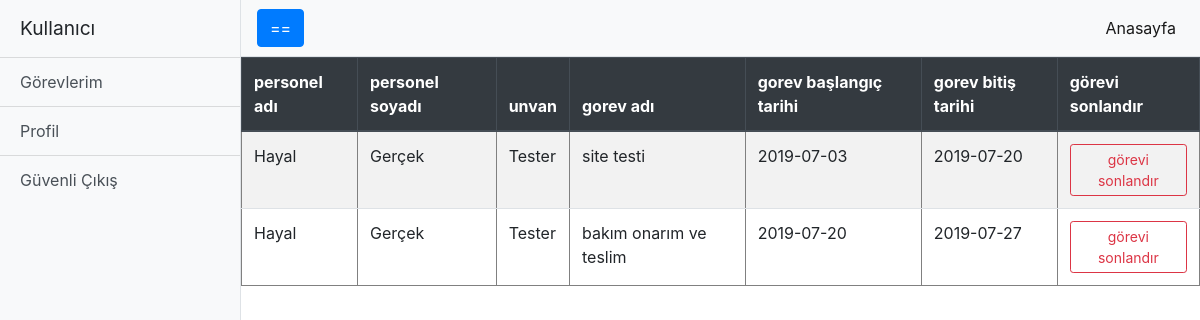
Page /son.php (signed in) on the committed database.
### tables this page shows
CREATE TABLE IF NOT EXISTS `personel_gorev` (
  `p_id` int(11) NOT NULL,
  `gorev_kod` varchar(20) NOT NULL,
  `gorev_gunde_bitti` int(11) DEFAULT NULL,
  `max_gorev_suresi` int(100) DEFAULT NULL,
  `tasarruflu_zaman` int(100) DEFAULT NULL,
  `erken_bitirme_orani` float DEFAULT NULL,
  KEY `personel` (`p_id`),
  KEY `gorev` (`gorev_kod`)
);

CREATE TABLE IF NOT EXISTS `personeller` (
  `p_id` int(11) NOT NULL AUTO_INCREMENT,
  `p_ad` varchar(50) DEFAULT NULL,
  `p_soyad` varchar(50) DEFAULT NULL,
  `p_gsm` varchar(11) DEFAULT NULL,
  `p_email` varchar(50) DEFAULT NULL,
  `sifre` int(6) DEFAULT NULL,
  `bolum_kod` varchar(20) DEFAULT NULL,
  `unvan` varchar(50) DEFAULT NULL,
  `yetki_id` int(3) NOT NULL,
  PRIMARY KEY (`p_id`),
  KEY `yetki` (`yetki_id`),
  KEY `bolum` (`bolum_kod`)
);

CREATE TABLE IF NOT EXISTS `gorevler` (
  `gorev_kod` varchar(20) NOT NULL,
  `gorev_ad` varchar(50) NOT NULL,
  `gorev_tanim` varchar(500) DEFAULT NULL,
  `baslama_tarihi` date DEFAULT NULL,
  `bitis_tarihi` date DEFAULT NULL,
  PRIMARY KEY (`gorev_kod`)
);

### son.php (the view, shortened to what this page needs)
<?php include("pers_side.php") ?>
<?php
$email=$_SESSION["user"];
require("vt_baglanti.php");
$sorgu=$db->query("SELECT * FROM personeller,gorevler,personel_gorev WHERE gorevler.gorev_kod=personel_gorev.gorev_kod and personeller.p_id=personel_gorev.p_id ",PDO::FETCH_ASSOC);
	echo "<table class='table table-striped' border='1'>";
	echo "<thead class='thead-dark'>";
	echo "<tr>";
	echo "<th scope='col'>personel adı</th>";
	echo "<th scope='col'>personel soyadı</th>";
	echo "<th scope='col'>unvan</th>";
	echo "<th scope='col'>gorev adı</th>";
	echo "<th scope='col'>gorev başlangıç tarihi</th>";
	echo "<th scope='col'>gorev bitiş tarihi</th>";
	echo "<th scope='col'>görevi sonlandır</th>";
	echo "</tr>";
	echo "</thead>";
	echo "<tr>";
foreach ($sorgu as $row) {
	if($row["p_email"]==$email){
echo "<form action='bitirdigi_gun.php' method='POST'>";
echo '<td>'. $row["p_ad"] .'</td>';
echo "<td>".$row['p_soyad']."</td>";
echo "<td>".$row['unvan']."</td>";
echo "<td>".$row['gorev_ad']."</td>";
echo "<td>".$row['baslama_tarihi']."</td>";
echo "<td>".$row['bitis_tarihi']."</td>";
echo "<td><button type='submit' type='hidden' class='btn btn-outline-danger btn-sm'>görevi sonlandır</button></td>";
echo "</tr>";
}
};
?>
<?php include("pers_top.php") ?>

### dashboard.css (style rules this page uses)
body { overflow-x: hidden; }

### rows in the picture
personel_gorev: p.p_ad "Hayal", p.p_soyad "Gerçek", p.unvan "Tester", gorev_kod.gorev_ad "site testi", gorev_kod.baslama_tarihi "2019-07-03", gorev_kod.bitis_tarihi "2019-07-20"
personel_gorev: p.p_ad "Hayal", p.p_soyad "Gerçek", p.unvan "Tester", gorev_kod.gorev_ad "bakım onarım ve teslim", gorev_kod.baslama_tarihi "2019-07-20", gorev_kod.bitis_tarihi "2019-07-27"
